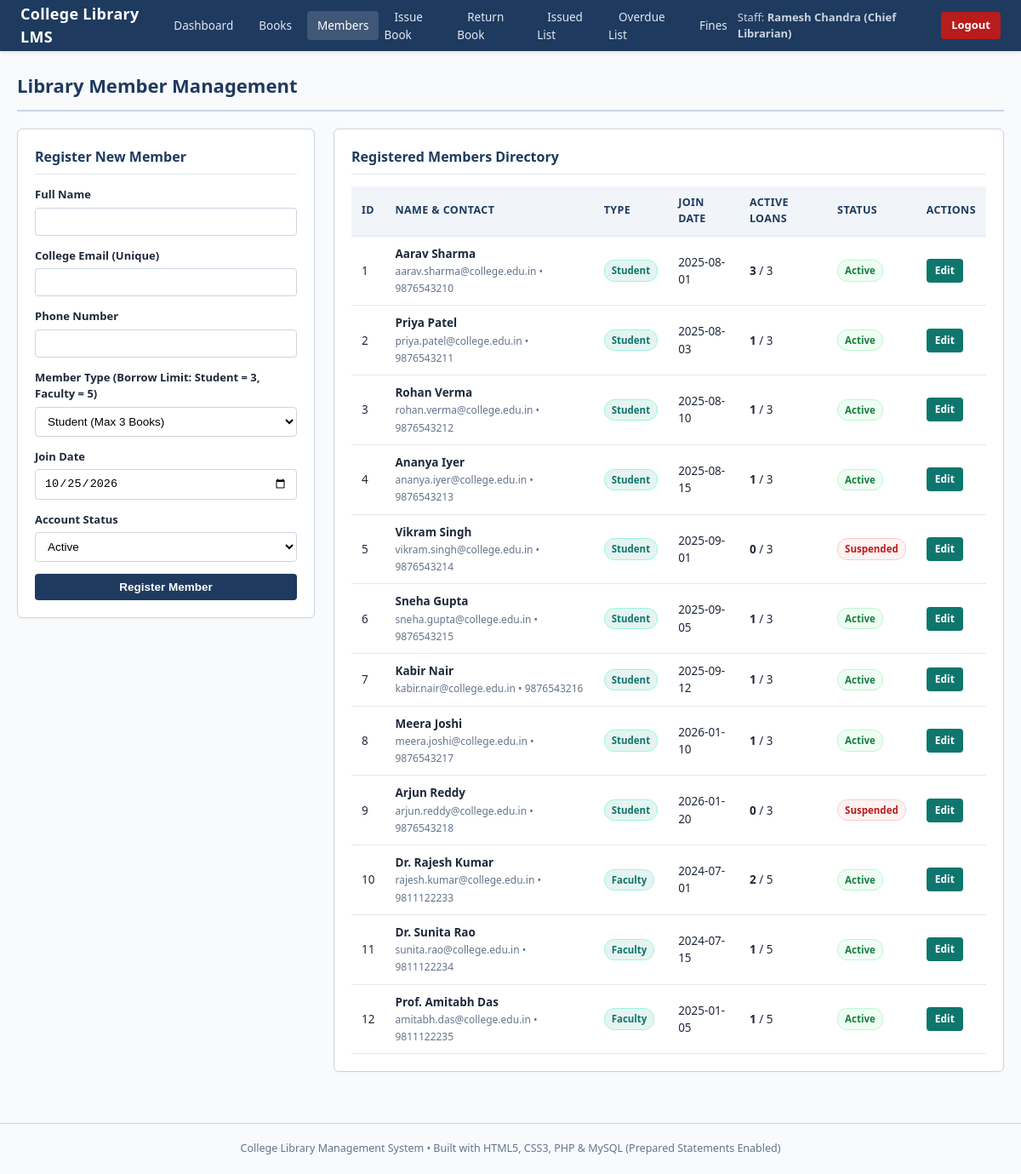
The app's page /members.php (signed in) with its own data.
### tables this page shows
CREATE TABLE IF NOT EXISTS member (
    member_id INT AUTO_INCREMENT PRIMARY KEY,
    name VARCHAR(150) NOT NULL,
    email VARCHAR(150) NOT NULL UNIQUE,
    phone VARCHAR(15) NOT NULL,
    member_type ENUM('Student', 'Faculty') NOT NULL DEFAULT 'Student',
    join_date DATE NOT NULL DEFAULT (CURRENT_DATE),
    status ENUM('Active', 'Suspended') NOT NULL DEFAULT 'Active'
);

### config.php (called while the page is built, shortened)
<?php
function h($str) {
    return htmlspecialchars((string)$str, ENT_QUOTES, 'UTF-8');
}
?>

### members.php (the view, shortened to what this page needs)
<?php
require_once __DIR__ . '/header.php';
$edit_member = null;
$sql = "
    SELECT m.*,
           COUNT(CASE WHEN i.return_date IS NULL THEN 1 END) AS active_books
    FROM member m
    LEFT JOIN issue i ON m.member_id = i.member_id
    GROUP BY m.member_id
    ORDER BY m.member_id ASC
";
$members_res = $conn->query($sql);
?>
<div class="page-header">
    <h1>Library Member Management</h1>
</div>
<div class="grid-2col">
    <div class="card">
        <h2><?= $edit_member ? 'Edit Member #' . (int)$edit_member['member_id'] : 'Register New Member' ?></h2>
        <form method="POST" action="members.php">
            <div class="form-group">
                <label>Full Name</label>
                <input type="text" name="name" class="form-control" required maxlength="150" value="<?= h($edit_member['name'] ?? '') ?>">
            </div>
            <div class="form-group">
                <label>College Email (Unique)</label>
                <input type="email" name="email" class="form-control" required maxlength="150" value="<?= h($edit_member['email'] ?? '') ?>">
            </div>
            <div class="form-group">
                <label>Phone Number</label>
                <input type="text" name="phone" class="form-control" required pattern="[0-9]{10,15}" title="10 to 15 digits" value="<?= h($edit_member['phone'] ?? '') ?>">
            </div>
            <div class="form-group">
                <label>Member Type (Borrow Limit: Student = 3, Faculty = 5)</label>
                <select name="member_type" class="form-control" required>
                    <option value="Student" <?= (($edit_member['member_type'] ?? '') === 'Student') ? 'selected' : '' ?>>Student (Max 3 Books)</option>
                </select>
            </div>
            <div class="form-group">
                <label>Join Date</label>
                <input type="date" name="join_date" class="form-control" required value="<?= h($edit_member['join_date'] ?? date('Y-m-d')) ?>">
            </div>
            <div class="form-group">
                <label>Account Status</label>
                <select name="status" class="form-control" required>
                    <option value="Active" <?= (($edit_member['status'] ?? '') === 'Active') ? 'selected' : '' ?>>Active</option>
                </select>
            </div>
            <button type="submit" class="btn btn-primary" style="width:100%;"><?= $edit_member ? 'Update Member' : 'Register Member' ?></button>
        </form>
    </div>
    <div class="card">
        <h2>Registered Members Directory</h2>
        <table>
            <thead>
                <tr>
                    <th>ID</th>
                    <th>Name &amp; Contact</th>
                    <th>Type</th>
                    <th>Join Date</th>
                    <th>Active Loans</th>
                    <th>Status</th>
                    <th>Actions</th>
                </tr>
            </thead>
            <tbody>
                <?php while ($m = $members_res->fetch_assoc()):
                    $max_limit = ($m['member_type'] === 'Faculty') ? 5 : 3;
                ?>
                    <tr>
                        <td><?= (int)$m['member_id'] ?></td>
                        <td>
                            <strong><?= h($m['name']) ?></strong><br>
                            <span style="color:var(--muted); font-size:12px;"><?= h($m['email']) ?> &bull; <?= h($m['phone']) ?></span>
                        </td>
                        <td><span class="badge badge-info"><?= h($m['member_type']) ?></span></td>
                        <td><?= h($m['join_date']) ?></td>
                        <td><strong><?= (int)$m['active_books'] ?></strong> / <?= $max_limit ?></td>
                        <td>
                            <?php if ($m['status'] === 'Active'): ?>
                                <span class="badge badge-success">Active</span>
                            <?php else: ?>
                                <span class="badge badge-danger">Suspended</span>
                            <?php endif; ?>
                        </td>
                        <td>
                            <a href="members.php?edit_id=<?= (int)$m['member_id'] ?>" class="btn btn-accent btn-sm">Edit</a>
                        </td>
                    </tr>
                <?php endwhile; ?>
            </tbody>
        </table>
    </div>
</div>
<?php require_once __DIR__ . '/footer.php'; ?>

### style.css (style rules this page uses)
:root { --primary: #1e3a5f; --primary-dark: #152943; --accent: #0f766e; --accent-light: #e6f4f1; --danger: #b91c1c; --danger-bg: #fef2f2; --warning: #b45309; --warning-bg: #fffbeb; --success: #15803d; --success-bg: #f0fdf4; --text: #1e293b; --muted: #64748b; --bg: #f8fafc; --surface: #ffffff; --border: #cbd5e1; }
* { box-sizing: border-box; margin: 0; padding: 0; }
body { font-family: 'Segoe UI', system-ui, -apple-system, sans-serif; background-color: var(--bg); color: var(--text); line-height: 1.5; font-size: 14px; }
.page-header { display: flex; justify-content: space-between; align-items: center; margin-bottom: 20px; padding-bottom: 12px; border-bottom: 2px solid var(--border); }
.page-header h1 { font-size: 22px; color: var(--primary); }
.grid-2col { display: grid; grid-template-columns: 350px 1fr; gap: 22px; align-items: start; }
.card { background: var(--surface); border: 1px solid var(--border); border-radius: 6px; padding: 20px; margin-bottom: 20px; box-shadow: 0 1px 3px rgba(0, 0, 0, 0.03); }
.card h2 { font-size: 16px; color: var(--primary); margin-bottom: 14px; padding-bottom: 8px; border-bottom: 1px solid #e2e8f0; }
.form-group { margin-bottom: 14px; }
.form-group label { display: block; font-weight: 600; margin-bottom: 5px; font-size: 13px; color: var(--text); }
.form-control { width: 100%; padding: 8px 10px; border: 1px solid var(--border); border-radius: 4px; font-size: 13.5px; background-color: #ffffff; }
.btn { display: inline-block; padding: 8px 16px; border: none; border-radius: 4px; font-size: 13.5px; font-weight: 600; cursor: pointer; text-decoration: none; transition: opacity 0.15s; }
.btn-primary { background-color: var(--primary); color: #ffffff; }
.btn-accent { background-color: var(--accent); color: #ffffff; }
.btn-sm { padding: 5px 10px; font-size: 12px; }
table { width: 100%; border-collapse: collapse; font-size: 13.5px; }
th, td { padding: 10px 12px; text-align: left; border-bottom: 1px solid #e2e8f0; }
th { background-color: #f1f5f9; color: var(--primary); font-weight: 700; font-size: 12.5px; text-transform: uppercase; letter-spacing: 0.4px; }
.badge { display: inline-block; padding: 3px 8px; border-radius: 12px; font-size: 11.5px; font-weight: 600; }
.badge-success { background-color: var(--success-bg); color: var(--success); border: 1px solid #bbf7d0; }
.badge-danger { background-color: var(--danger-bg); color: var(--danger); border: 1px solid #fecaca; }
.badge-info { background-color: var(--accent-light); color: var(--accent); border: 1px solid #99f6e4; }

### records on screen
member: member_id "1", name "Aarav Sharma", email "aarav.sharma@college.edu.in", phone "9876543210", member_type "Student", join_date "2025-08-01", active_books "3", member_type "3", status "Active"
member: member_id "2", name "Priya Patel", email "priya.patel@college.edu.in", phone "9876543211", member_type "Student", join_date "2025-08-03", active_books "1", member_type "3", status "Active"
member: member_id "3", name "Rohan Verma", email "rohan.verma@college.edu.in", phone "9876543212", member_type "Student", join_date "2025-08-10", active_books "1", member_type "3", status "Active"
member: member_id "4", name "Ananya Iyer", email "ananya.iyer@college.edu.in", phone "9876543213", member_type "Student", join_date "2025-08-15", active_books "1", member_type "3", status "Active"
member: member_id "5", name "Vikram Singh", email "vikram.singh@college.edu.in", phone "9876543214", member_type "Student", join_date "2025-09-01", active_books "0", member_type "3", status "Suspended"
member: member_id "6", name "Sneha Gupta", email "sneha.gupta@college.edu.in", phone "9876543215", member_type "Student", join_date "2025-09-05", active_books "1", member_type "3", status "Active"
member: member_id "7", name "Kabir Nair", email "kabir.nair@college.edu.in", phone "9876543216", member_type "Student", join_date "2025-09-12", active_books "1", member_type "3", status "Active"
member: member_id "8", name "Meera Joshi", email "meera.joshi@college.edu.in", phone "9876543217", member_type "Student", join_date "2026-01-10", active_books "1", member_type "3", status "Active"
member: member_id "9", name "Arjun Reddy", email "arjun.reddy@college.edu.in", phone "9876543218", member_type "Student", join_date "2026-01-20", active_books "0", member_type "3", status "Suspended"
member: member_id "10", name "Dr. Rajesh Kumar", email "rajesh.kumar@college.edu.in", phone "9811122233", member_type "Faculty", join_date "2024-07-01", active_books "2", member_type "5", status "Active"
member: member_id "11", name "Dr. Sunita Rao", email "sunita.rao@college.edu.in", phone "9811122234", member_type "Faculty", join_date "2024-07-15", active_books "1", member_type "5", status "Active"
member: member_id "12", name "Prof. Amitabh Das", email "amitabh.das@college.edu.in", phone "9811122235", member_type "Faculty", join_date "2025-01-05", active_books "1", member_type "5", status "Active"

### other values on screen
$_SESSION['staff_name'] "Ramesh Chandra (Chief Librarian)"
